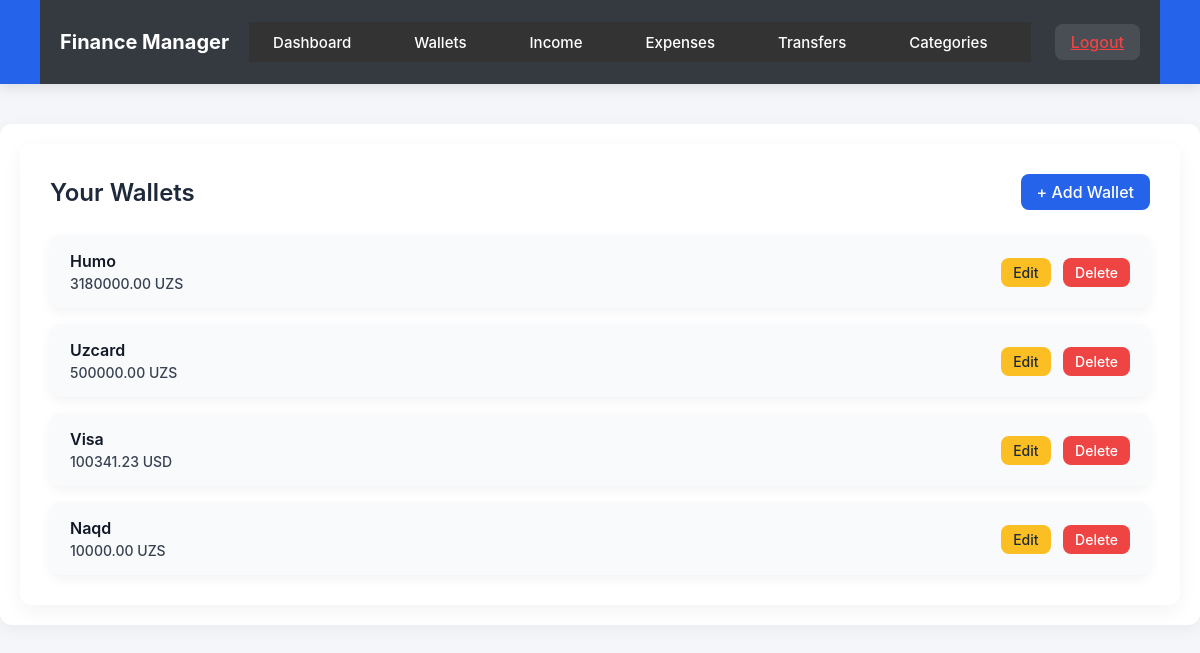
The app's page /en/wallets/ (signed in) with its own data.
### apps/wallets/models.py (models this page shows, shortened)
class Wallet(models.Model):
    WALLET_TYPE = (
        ('cash', 'Cash'),
        ('card', 'Card'),
        ('account', 'Account'),
    )
    CARD_TYPE = (
        ('humo', 'Humo'),
        ('uzcard', 'Uzcard'),
        ('visa', 'Visa'),
        ('mastercard', 'Mastercard'),
    )
    user = models.ForeignKey(User, on_delete=models.CASCADE, related_name='wallet')
    name = models.CharField(max_length=100)
    wallet_type = models.CharField(max_length=10, choices=WALLET_TYPE)
    card_type = models.CharField(max_length=20, choices=CARD_TYPE, null=True, blank=True)
    currency = models.ForeignKey(Currency, on_delete=models.PROTECT)
    balance = models.DecimalField(max_digits=20, decimal_places=2, default=0)

### apps/currency/models.py (models this page shows, shortened)
class Currency(models.Model):
    code = models.CharField(max_length=3, unique=True)  # UZS, USD, EUR
    name = models.CharField(max_length=20)

### apps/wallets/views.py (the view)
# urls.py: path('', views.wallet_list, name='wallet_list'),
@login_required
def wallet_list(request):
    wallets = Wallet.objects.filter(user=request.user)
    return render(request, 'wallet/wallet_list.html', {'wallets': wallets})

### apps/wallets/templates/wallet/wallet_list.html (shortened to what this page needs)
{% extends 'base.html' %}
{% block content %}
<div class="wallets-container">
    <div class="wallets-header">
        <h2>Your Wallets</h2>
        <a href="{% url 'wallet_create' %}" class="btn-add">+ Add Wallet</a>
    </div>
    {% if wallets %}
        <div class="wallets-list">
            {% for wallet in wallets %}
                <div class="wallet-card">
                    <div class="wallet-info">
                        <span class="wallet-name">{{ wallet.name }}</span>
                        <span class="wallet-balance">{{ wallet.balance }} {{ wallet.currency.code }}</span>
                    </div>
                    <div class="wallet-actions">
                        <a href="{% url 'wallet_update' wallet.pk %}" class="btn-edit">Edit</a>
                        <a href="{% url 'wallet_delete' wallet.pk %}" class="btn-delete">Delete</a>
                    </div>
                </div>
            {% endfor %}
        </div>
    {% else %}
        <p class="empty-msg">No wallets yet. Add your first wallet to start tracking!</p>
    {% endif %}
</div>
{% endblock %}

### apps/accounts/static/css/style.css (style rules this page uses)
body { font-family: Arial, sans-serif; background-color: #f7f7f7; margin: 0; padding: 0; }
h2 { text-align: center; }
body { font-family: 'Segoe UI', Tahoma, Geneva, Verdana, sans-serif; background-color: #f8f9fa; margin: 0; padding: 0; }
h2 { color: #343a40; }

### templates/base.html (style rules this page uses)
body { margin: 0; font-family: -apple-system, BlinkMacSystemFont, "Segoe UI", Roboto, sans-serif; background-color: #f4f6f9; color: #1e293b; }

### apps/wallets/templates/wallet/wallet_list.html (style rules this page uses)
.wallets-container { background-color: #ffffff; padding: 30px; border-radius: 12px; box-shadow: 0 6px 20px rgba(0,0,0,0.05); }
.wallets-header { display: flex; justify-content: space-between; align-items: center; margin-bottom: 25px; }
.wallets-header h2 { margin: 0; font-size: 24px; font-weight: 600; color: #1e293b; }
.btn-add { background-color: #2563eb; color: #ffffff; padding: 8px 16px; border-radius: 8px; text-decoration: none; font-weight: 500; transition: background 0.3s, transform 0.2s; }
.wallets-list { display: flex; flex-direction: column; gap: 16px; }
.wallet-card { display: flex; justify-content: space-between; align-items: center; background-color: #f9fafb; padding: 16px 20px; border-radius: 10px; box-shadow: 0 4px 12px rgba(0,0,0,0.05); transition: transform 0.2s, box-shadow 0.2s; }
.wallet-info { display: flex; flex-direction: column; gap: 4px; }
.wallet-name { font-weight: 600; font-size: 16px; color: #111827; }
.wallet-balance { font-weight: 500; font-size: 14px; color: #374151; }
.wallet-actions a { text-decoration: none; font-size: 14px; font-weight: 500; padding: 6px 12px; border-radius: 8px; margin-left: 8px; transition: background 0.2s, transform 0.2s; }
.btn-edit { background-color: #fbbf24; color: #1e293b; }
.btn-delete { background-color: #ef4444; color: #ffffff; }

### records on screen
Wallet: name "Humo", balance "3180000.00", currency.code "UZS"
Wallet: name "Uzcard", balance "500000.00", currency.code "UZS"
Wallet: name "Visa", balance "100341.23", currency.code "USD"
Wallet: name "Naqd", balance "10000.00", currency.code "UZS"
